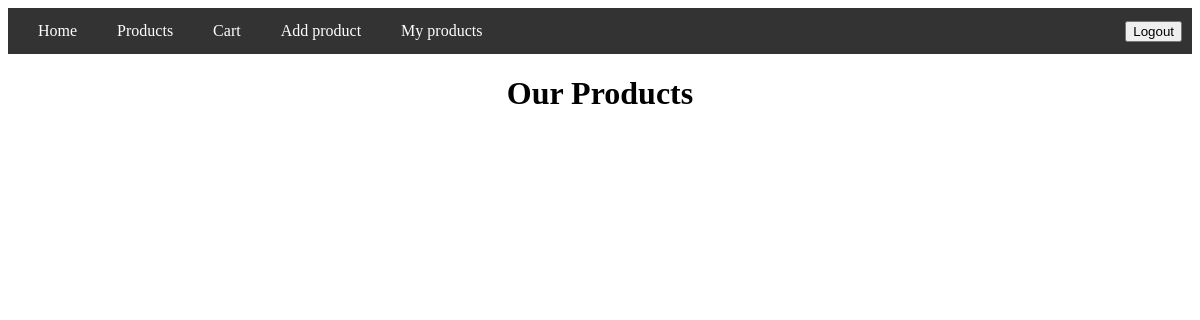
Page /polls/my_products/ (signed in) on the earlier database version.
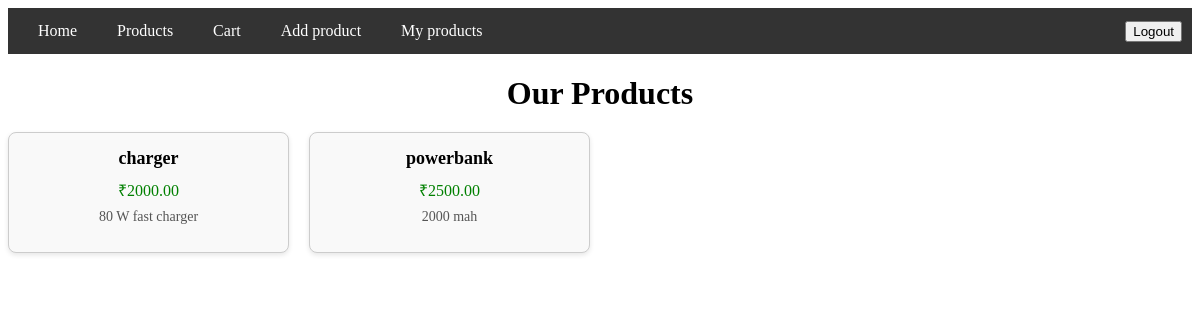
Same page on the later database version.
### polls/models.py (models this page shows, shortened)
class Product(models.Model):
    id = models.AutoField(primary_key=True)
    name = models.CharField(max_length=200)
    price = models.DecimalField(max_digits=10, decimal_places=2)  # allows decimals like 100.50
    description = models.TextField()
    created_by = models.ForeignKey(User,null=True, on_delete=models.CASCADE)

### polls/views.py (the view)
# urls.py: path("my_products/",views.my_products,name='my_products')
@login_required
def my_products(request):
    products=Product.objects.filter(created_by=request.user)
    return render(request, 'ecommerce/myproducts.html', {'products': products})

### polls/templates/ecommerce/myproducts.html (shortened to what this page needs)
{% extends "./navbar.html" %}
{% block content %}
<h1 style="text-align:center; margin-bottom: 20px;">Our Products</h1>
<div class="product-grid">
    {% for product in products %}
        <div class="product-card">
            <div class="product-name">{{ product.name }}</div>
            <div class="product-price">₹{{ product.price }}</div>
            <div class="product-description">{{ product.description }}</div>
        </div>
    {% endfor %}
</div>
{% endblock %}

Differences in the rows shown:
added Product: name "charger", price "2000.00", description "80 W fast charger"
added Product: name "powerbank", price "2500.00", description "2000 mah"
